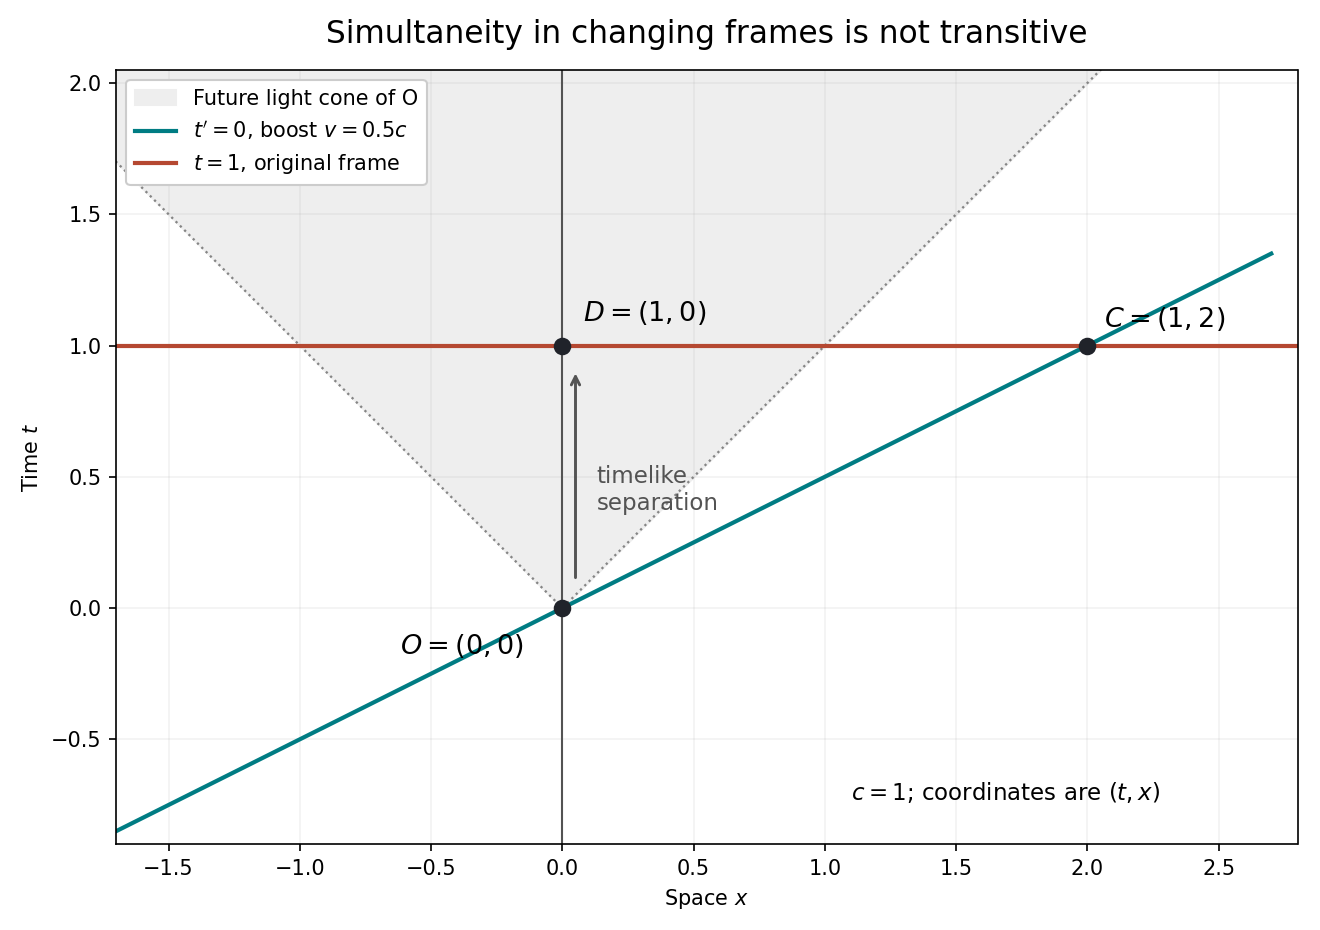

Write the Python code that produced this figure.
"""Original mixed-frame simultaneity diagram; write PNG into the working directory."""
from pathlib import Path
import matplotlib
matplotlib.use('Agg')
import matplotlib.pyplot as plt
import numpy as np

fig, ax = plt.subplots(figsize=(8.8, 6.2), dpi=150, facecolor='white')
ax.set_facecolor('white')
x = np.linspace(-1.8, 2.7, 400)
ax.fill_between(x, np.abs(x), 2.1, where=np.abs(x) <= 2.1,
                color='#eeeeee', label='Future light cone of O')
ax.plot(x, np.abs(x), color='#858585', lw=1.1, linestyle=':')
ax.plot(x, .5*x, color='#007c83', lw=2.0, label=r"$t'=0$, boost $v=0.5c$")
ax.axhline(1, color='#b54831', lw=2.0, label=r'$t=1$, original frame')
ax.axvline(0, color='#535353', lw=1.0)
ax.scatter([0, 2, 0], [0, 1, 1], s=55, color='#20232a', zorder=5)
ax.annotate(r'$O=(0,0)$', (0,0), xytext=(-78,-22), textcoords='offset points', fontsize=13)
ax.annotate(r'$C=(1,2)$', (2,1), xytext=(8,9), textcoords='offset points', fontsize=13)
ax.annotate(r'$D=(1,0)$', (0,1), xytext=(10,12), textcoords='offset points', fontsize=13)
ax.annotate('', xy=(.05,.91), xytext=(.05,.10), arrowprops=dict(arrowstyle='->', color='#535353', lw=1.4))
ax.text(.13,.45, 'timelike\nseparation', fontsize=11, va='center', color='#535353')
ax.text(1.10, -.73, r'$c=1$; coordinates are $(t,x)$', fontsize=11)
ax.set(xlim=(-1.7,2.8), ylim=(-.9,2.05), xlabel=r'Space $x$', ylabel=r'Time $t$')
ax.set_aspect('equal', adjustable='box')
ax.set_title('Simultaneity in changing frames is not transitive', fontsize=15, pad=13)
ax.legend(loc='upper left', framealpha=1, fontsize=10)
ax.grid(alpha=.16)
fig.tight_layout()
fig.savefig(Path.cwd() / Path(__file__).with_suffix('.png').name, facecolor='white')
